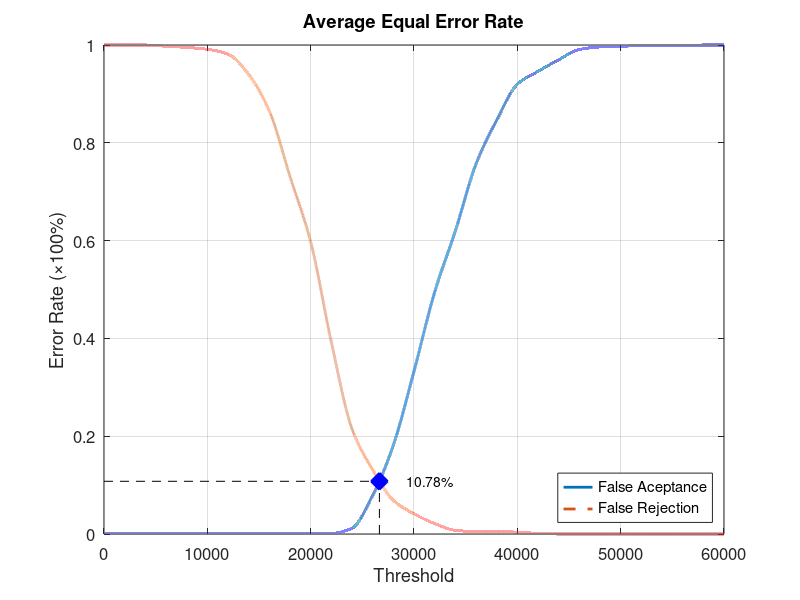
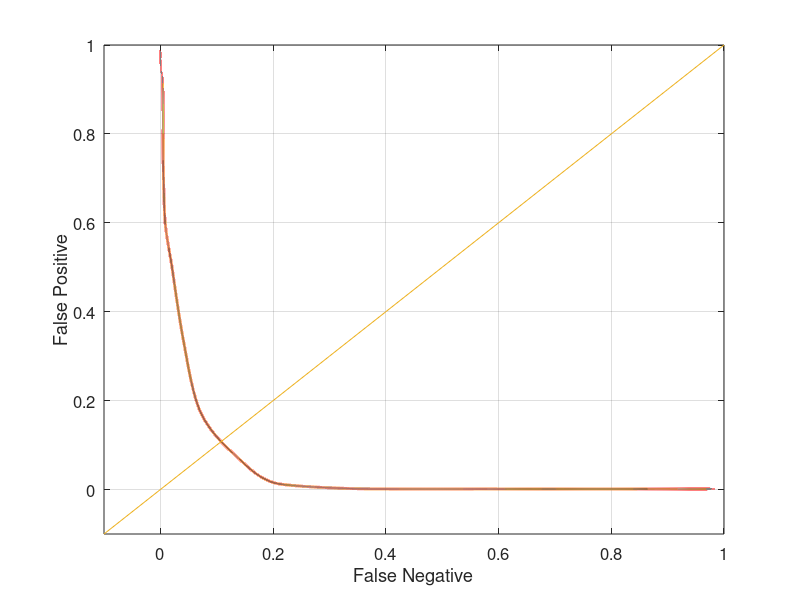

MATLAB code for these plots, in order:
function yEER = Experiment1Average
close all;
clear;
clc;
x = 0:2000:60000;
xq = 0:0.5:60000;

y0 = [0 0.00131579 0.00131579 0.00131579 0.00131579 0.00131579 0.00131579 0.00131579 0.00131579 0.00131579 0.00131579 0.00131579 0.0118421 0.0789474 0.181579 0.332895 0.494737 0.619737 0.756579 0.846053 0.919737 0.946053 0.969737 0.990789 0.996053 0.997368 0.998684 0.998684 0.998684 1 1];
yy0 = interp1(x, y0, xq, 'pchip');
y1 = [1 1 1 0.9975 0.995 0.99125 0.98125 0.94 0.865 0.73125 0.5975 0.3925 0.215 0.13125 0.06875 0.04125 0.02125 0.0075 0.005 0.005 0.00375 0.00125 0 0 0 0 0 0 0 0 0];
yy1 = interp1(x, y1, xq, 'pchip');

% Calculating EER: 
y2 = abs(y0 - y1);
find(y2 == min(y2))
yy2 = abs(yy0 - yy1);
xEER = find(yy2 == min(yy2));
xEERIndex = xq(xEER) % X-axis EER
yEER = yy0(xEER) % Y-axis EER

main = figure
plot(xq, yy0,'-','LineWidth', 2);	hold on
plot(xq, yy1,'--','LineWidth', 2);	hold on
plot([xEERIndex xEERIndex], [0 yEER], 'k--');	hold on
plot([0 xEERIndex], [yEER yEER], 'k--');	hold on
plot(xEERIndex, yEER, 'bx', 'LineWidth', 10);	hold on
text(xEERIndex + 10 * xEERIndex / 100, yEER, [num2str(round((10000 * yEER)) / 100) '%'])
legend('False Aceptance', 'False Rejection', 'Location', 'SouthEast')
xlabel('Threshold')
ylabel('Error Rate (\times100%)')
title('Average Equal Error Rate')
set(gca, 'FontSize', 12)
axis([0 60000 0 1])
grid on

print(main, 'Experiment1AverageMain', '-dpng');
FNRxFPR = figure('Color', [1 1 1]);
plot(yy1, yy0, '-', yy1, yy0, 'LineWidth', 2);
hold on
y = -0.1:0.1:1
plot(y, y); 
set(gca, 'FontSize', 12)
xlabel('False Negative')
ylabel('False Positive')
axis([-0.1 1 -0.1 1])
set(gca, 'FontSize', 12)
grid on

print(FNRxFPR, 'Experiment1AverageFNRxFPR','-dpng');
end
